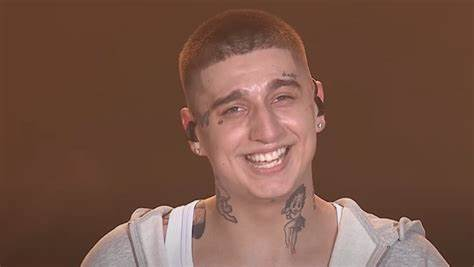
#> input picture PycharmProjects/ImageFilteringTechniques/source/OIP.jpeg, 474 x 267 px
$ python sobelFilter.py   (older library calls are emulated)
#> lines starting #> are read from the running program, lines starting #| are printed output that depends on the picture
import cv2
import numpy as np

# Load an image and convert to grayscale
image = cv2.imread('../source/OIP.jpeg', cv2.IMREAD_GRAYSCALE)
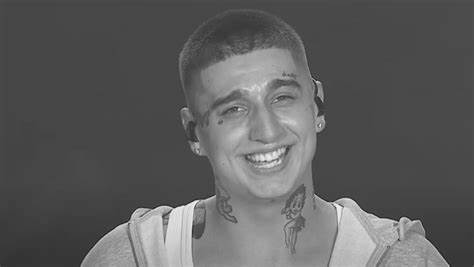
#> image: shape (267, 474); min 14, max 255, mean 93.4

# Apply Sobel Filter (X and Y direction)
sobel_x = cv2.Sobel(image, cv2.CV_64F, 1, 0, ksize=5)  # Horizontal edges
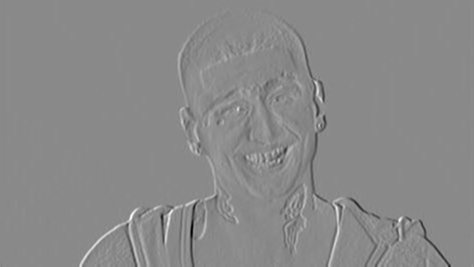
#> sobel_x: shape (267, 474) float64; min -7667, max 6516, mean 1.2; drawn with min black and max white
sobel_y = cv2.Sobel(image, cv2.CV_64F, 0, 1, ksize=5)  # Vertical edges
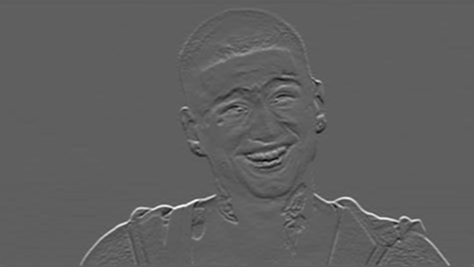
#> sobel_y: shape (267, 474) float64; min -4959, max 8260, mean 27.6; drawn with min black and max white

# Convert back to uint8
sobel_x = cv2.convertScaleAbs(sobel_x)
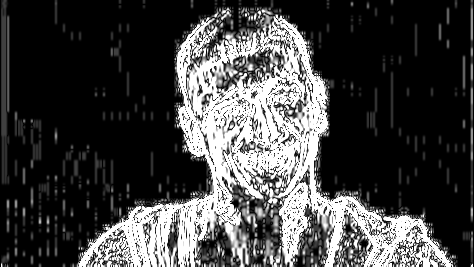
#> sobel_x: shape (267, 474); min 0, max 255, mean 67.1
sobel_y = cv2.convertScaleAbs(sobel_y)
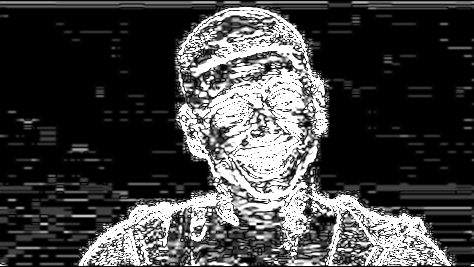
#> sobel_y: shape (267, 474); min 0, max 255, mean 66.9

# Show Sobel X and Sobel Y
cv2.imshow('original', image)
cv2.imshow('Sobel X', sobel_x)
cv2.imshow('Sobel Y', sobel_y)
cv2.waitKey(0)
cv2.destroyAllWindows()
